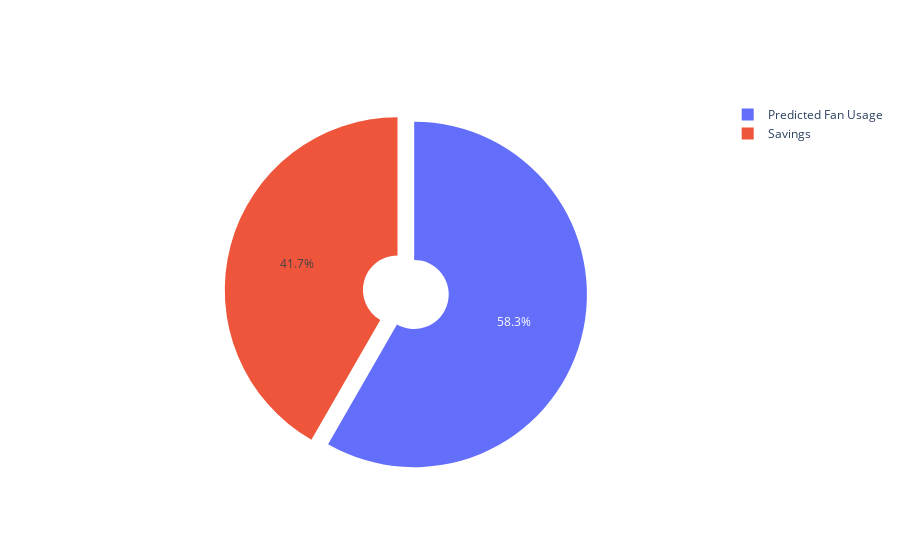

The cell this chart's notebook holds for it:
### Code cell
import datetime
display(PieChartCreator(df,1,'Acu101').update_fig(df, 1, 'Acu101', [datetime.date(2023, 7, 4), datetime.date(2023, 7, 5)]))

### Figure 1 — Plotly figure (JSON) as saved in the notebook; plotly's stock layout.template omitted (floating-point values rounded to 4 significant figures)
{"data": [{"hole": 0.2, "labels": ["Savings", "Predicted Fan Usage"], "pull": [0, 0.1], "type": "pie", "values": [36020.0, 50380.0]}], "layout": {}}
